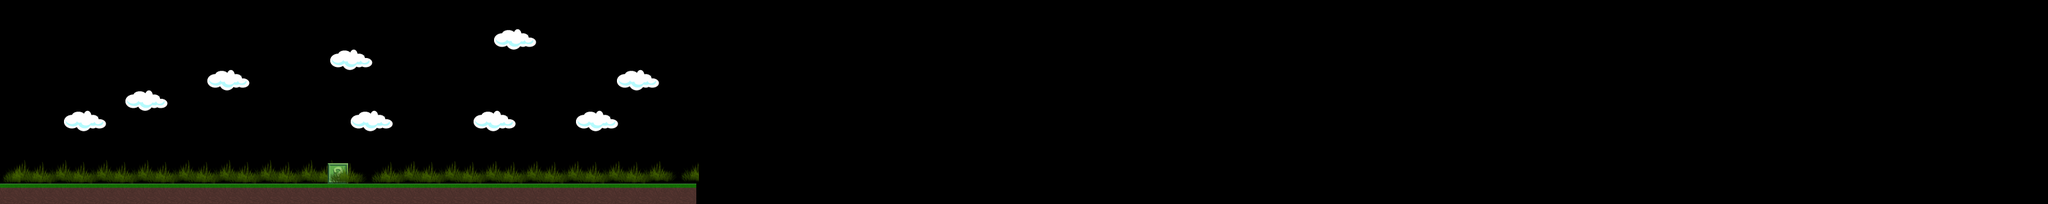

Rendered tile map (Tiled .tmx) drawn with the repository's tilesets; below, a short description and the map source with its tile grids summarised:
An orthogonal 100x10 tile map with 32x32 px tiles, 4 tile layers (background, walls, hazards, grass).

<map version="1.2" tiledversion="1.2.3" orientation="orthogonal" renderorder="right-down" width="100" height="10" tilewidth="32" tileheight="32" infinite="0" nextlayerid="12" nextobjectid="1">
 <tileset firstgid="1" name="tileSet" tilewidth="32" tileheight="32" tilecount="256" columns="16">
  <image source="tileSet.png" width="512" height="512" />
 </tileset>
 <layer id="8" name="background" width="100" height="10" offsetx="4" offsety="-3">
  <data>[1000 cells, 103 non-empty, 10 distinct tile ids]</data>
 </layer>
 <layer id="9" name="walls" width="100" height="10">
  <data>[1000 cells, 34 non-empty, 1 distinct tile ids]</data>
 </layer>
 <layer id="10" name="hazards" width="100" height="10">
  <data>[1000 cells, 1 non-empty, 1 distinct tile ids]</data>
 </layer>
 <layer id="11" name="grass" width="100" height="10">
  <data>[1000 cells, 61 non-empty, 4 distinct tile ids]</data>
 </layer>
</map>